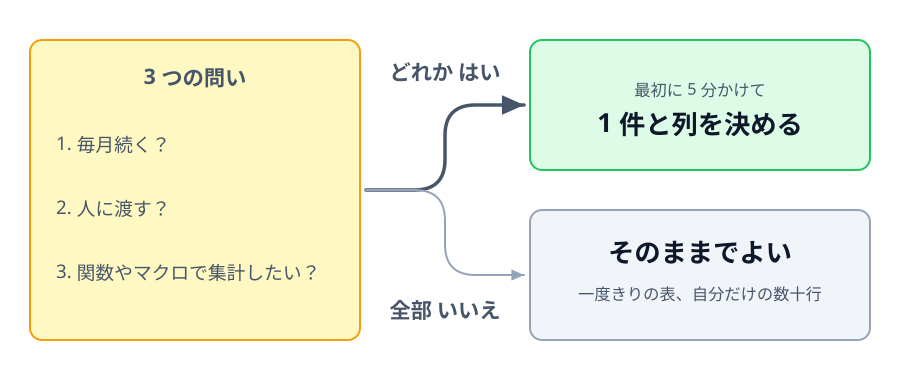

Here is the Python script that generated this plot:
"""6-3: 表をきちんと設計するかどうかを 3 つの問いで決める（SPLITTING）。"""
import sys
sys.path.insert(0, "/Users/seekseep/.claude/skills/genfig")
from genfig import Canvas

c = Canvas(900, 380)
qs = c.sticky(30, 40, 330, 300, color="yellow", weight="thin", rx=12)
c.text(195, 84, "3 つの問い", scale="label")
for k, q in enumerate(("毎月続く？", "人に渡す？", "関数やマクロで集計したい？")):
    c.text(56, 150 + k * 64, f"{k + 1}. {q}", scale="body", align="left")

yes = c.sticky(530, 40, 340, 130, color="green", weight="thin", rx=12)
c.text(700, 96, "最初に 5 分かけて", scale="caption")
c.text(700, 132, "1 件と列を決める", scale="heading")
no = c.sticky(530, 210, 340, 130, color="gray", weight="thin", rx=12)
c.text(700, 262, "そのままでよい", scale="heading")
c.text(700, 300, "一度きりの表、自分だけの数十行", scale="caption")

c.link((qs, "e"), (yes, "w"), route="elbow")
c.link((qs, "e"), (no, "w"), route="elbow", primary=False)
c.text(445, 80, "どれか はい", scale="label")
c.text(445, 318, "全部 いいえ", scale="label")
c.save("03-when-to-design.svg")
